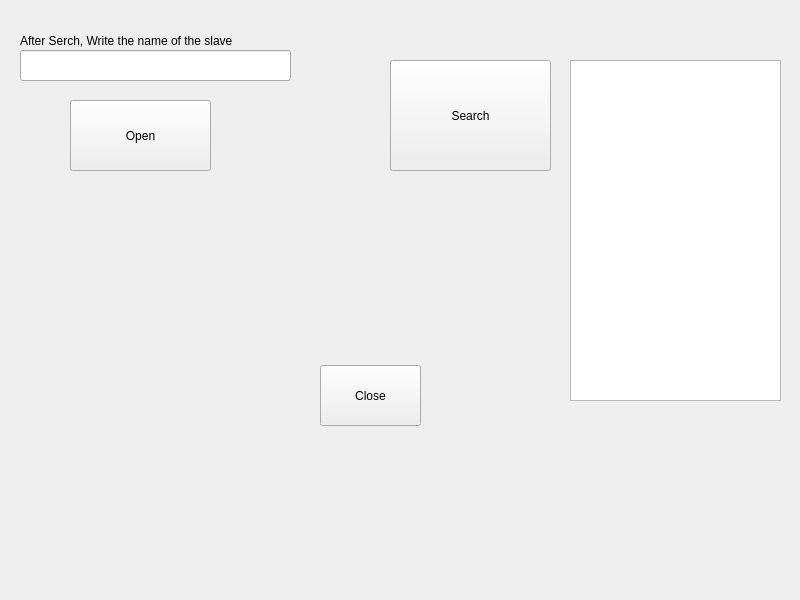
<?xml version="1.0" encoding="UTF-8"?>
<ui version="4.0">
 <class>Widget</class>
 <widget class="QWidget" name="Widget">
  <property name="geometry">
   <rect>
    <x>0</x>
    <y>0</y>
    <width>800</width>
    <height>600</height>
   </rect>
  </property>
  <property name="windowTitle">
   <string>Widget</string>
  </property>
  <widget class="QPushButton" name="SearchB">
   <property name="geometry">
    <rect>
     <x>390</x>
     <y>60</y>
     <width>161</width>
     <height>111</height>
    </rect>
   </property>
   <property name="text">
    <string>Search</string>
   </property>
  </widget>
  <widget class="QPlainTextEdit" name="textE">
   <property name="geometry">
    <rect>
     <x>570</x>
     <y>60</y>
     <width>211</width>
     <height>341</height>
    </rect>
   </property>
  </widget>
  <widget class="QPushButton" name="CloseB">
   <property name="geometry">
    <rect>
     <x>320</x>
     <y>365</y>
     <width>101</width>
     <height>61</height>
    </rect>
   </property>
   <property name="text">
    <string>Close</string>
   </property>
  </widget>
  <widget class="QLabel" name="label">
   <property name="geometry">
    <rect>
     <x>20</x>
     <y>30</y>
     <width>271</width>
     <height>21</height>
    </rect>
   </property>
   <property name="text">
    <string>After Serch, Write the name of the slave</string>
   </property>
  </widget>
  <widget class="QLineEdit" name="masterLE">
   <property name="geometry">
    <rect>
     <x>20</x>
     <y>50</y>
     <width>271</width>
     <height>31</height>
    </rect>
   </property>
  </widget>
  <widget class="QPushButton" name="OpenB">
   <property name="geometry">
    <rect>
     <x>70</x>
     <y>100</y>
     <width>141</width>
     <height>71</height>
    </rect>
   </property>
   <property name="text">
    <string>Open</string>
   </property>
  </widget>
 </widget>
 <resources/>
 <connections/>
</ui>
